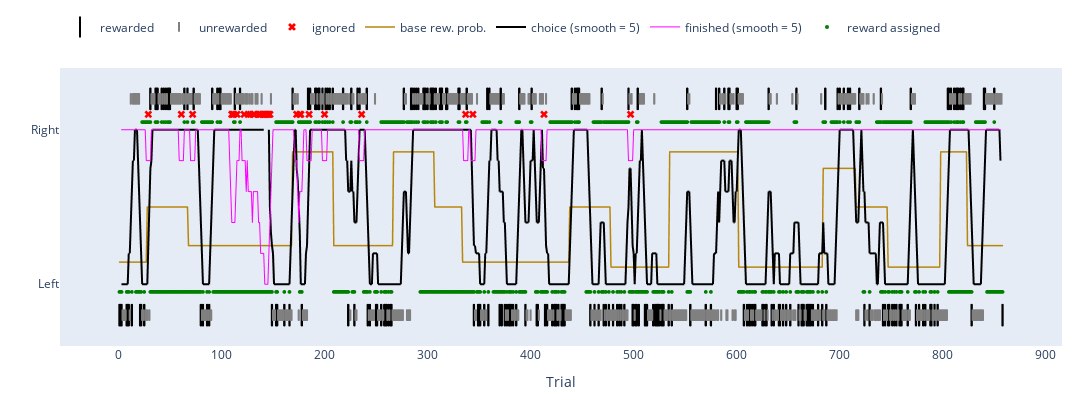

Notebook code for this chart:
### Code cell
plot_session_lightweight_plotly(choice_history, reward_history, p_reward, smooth_factor=5, 
                                bait_history=np.vstack([df_trials.bait_left, df_trials.bait_right]))µ

### Figure 1 — Plotly figure (JSON) as saved in the notebook; plotly's stock layout.template omitted (floating-point values rounded to 4 significant figures; data arrays with more than 128 entries replaced by an {"elided": "..."} marker saying what was removed)
{"data": [{"marker": {"color": "black", "line": {"color": "black", "width": 2}, "size": 15, "symbol": "line-ns"}, "mode": "markers", "name": "rewarded", "type": "scattergl", "x": {"elided": "253 int values"}, "y": {"elided": "253 float values"}}, {"marker": {"color": "lightgray", "line": {"color": "gray", "width": 2}, "size": 7, "symbol": "line-ns"}, "mode": "markers", "name": "unrewarded", "type": "scattergl", "x": {"elided": "572 int values"}, "y": {"elided": "572 float values"}}, {"marker": {"color": "red", "size": 7, "symbol": "x"}, "mode": "markers", "name": "ignored", "type": "scattergl", "x": [29, 61, 72, 110, 111, 112, 115, 122, 126, 128, 131, 132, 136, 137, 138, 140, 141, 142, 143, 144, 145, 146, 147, 173, 176, 177, 185, 200, 236, 337, 344, 413, 497], "y": [1.1, 1.1, 1.1, 1.1, 1.1, 1.1, 1.1, 1.1, 1.1, 1.1, 1.1, 1.1, 1.1, 1.1, 1.1, 1.1, 1.1, 1.1, 1.1, 1.1, 1.1, 1.1, 1.1, 1.1, 1.1, 1.1, 1.1, 1.1, 1.1, 1.1, 1.1, 1.1, 1.1]}, {"line": {"color": "darkgoldenrod", "width": 1.5}, "mode": "lines", "name": "base rew. prob.", "type": "scattergl", "x": {"elided": "858 int values"}, "y": {"elided": "858 float values"}}, {"line": {"color": "black", "width": 2}, "mode": "lines", "name": "choice (smooth = 5)", "type": "scattergl", "x": {"elided": "854 int values"}, "y": {"elided": "854 float values"}}, {"line": {"color": "magenta", "width": 1}, "mode": "lines", "name": "finished (smooth = 5)", "type": "scattergl", "x": {"elided": "854 int values"}, "y": {"elided": "854 float values"}}, {"legendgroup": "reward assigned", "marker": {"color": "green", "size": 4, "symbol": "circle"}, "mode": "markers", "name": "reward assigned", "showlegend": true, "type": "scattergl", "x": {"elided": "426 int values"}, "y": {"elided": "426 float values"}}, {"legendgroup": "reward assigned", "marker": {"color": "green", "size": 4, "symbol": "circle"}, "mode": "markers", "name": "reward assigned", "showlegend": false, "type": "scattergl", "x": {"elided": "392 int values"}, "y": {"elided": "392 float values"}}], "layout": {"height": 400, "hovermode": "closest", "legend": {"orientation": "h", "x": 0, "xanchor": "left", "y": 1.2, "yanchor": "top"}, "margin": {"b": 40, "l": 60, "r": 30, "t": 30}, "showlegend": true, "width": 1200, "xaxis": {"showgrid": false, "title": {"text": "Trial"}, "zeroline": false}, "yaxis": {"range": [-0.4, 1.4], "showgrid": false, "ticktext": ["Left", "Right"], "tickvals": [0, 1], "zeroline": false}}}
